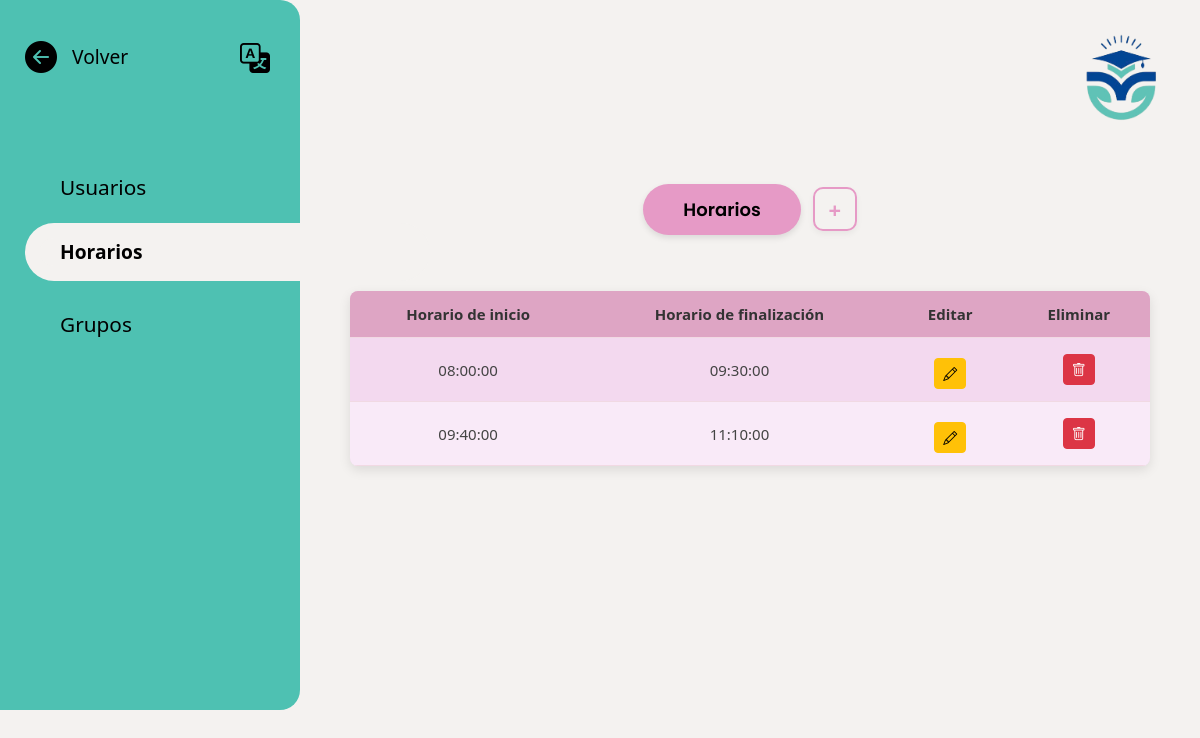
Screenshot of /users/secretario/horario/horario-secretario.php with the database file from the repository.
### tables this page shows
CREATE TABLE horario_clase (
    id_horario_clase int PRIMARY KEY NOT NULL AUTO_INCREMENT,
    hora_inicio time NOT NULL,
    hora_fin time NOT NULL,
    id_secretario int NOT NULL
);

### users/secretario/horario/horario-secretario.php (the view, shortened to what this page needs)
<?php
$con = conectar_bd();
$resultadoHorarios = $con->query("SELECT id_horario_clase, hora_inicio, hora_fin FROM horario_clase");
?>
<!DOCTYPE html>
<html lang="es">
<head>
  <link href="https://cdn.jsdelivr.net/npm/bootstrap@5.3.2/dist/css/bootstrap.min.css" rel="stylesheet"/>
  <link href="https://cdn.jsdelivr.net/npm/bootstrap-icons@1.10.5/font/bootstrap-icons.css" rel="stylesheet">
  <link rel="stylesheet" href="/css/style.css">
</head>
<body>
<div class="container-fluid">
  <div class="row">
    <div class="col-md-3 barra-lateral d-none d-md-flex">
      <div class="volverGeneral">
        <div class="volver">
          <a href="../secretario-bienvenida.php"><i class="bi bi-arrow-left-circle-fill icono-volver"></i></a>
          <a href="../secretario-bienvenida.php">Volver</a>
        </div>
        <i class="bi bi-translate traductor-menu"></i>
      </div>
      <a href="../usuario/secretario-usuario.php" class="nav-opciones">Usuarios</a>
      <a href="../horario/horario-secretario.php" class="fw-semibold seleccionado mb-2">Horarios</a>
      <a href="../grupo/secretario-grupo.php" class="nav-opciones">Grupos</a>
    </div>
    <main class="col-md-9 principal">
      <img src="/img/logo.png" alt="Logo" class="logo">
      <div class="bloque-agregar">
        <button class="etiqueta">Horarios</button>
        <button class="agregar" data-bs-toggle="modal" data-bs-target="#modalHorario" onclick="document.getElementById('accionHorario').value='insertar';">
          +
        </button>
      </div>
      <table class="tabla-horarios-secretario">
        <thead>
          <tr>
            <th>Horario de inicio</th>
            <th>Horario de finalización</th>
            <th>Editar</th>
            <th>Eliminar</th>
          </tr>
        </thead>
        <tbody>
          <?php while($filaHorario = $resultadoHorarios->fetch_assoc()): ?>
          <tr>
            <td><?= htmlspecialchars($filaHorario['hora_inicio'], ENT_QUOTES) ?></td>
            <td><?= htmlspecialchars($filaHorario['hora_fin'], ENT_QUOTES) ?></td>
            <td>
            <div class="mt-2">
              <button class="btn btn-warning btn-sm" data-bs-toggle="modal" data-bs-target="#modalHorario"
                onclick="cargarEditarHorario(
                  '<?php echo $filaHorario['id_horario_clase'] ?>',
                  '<?= $filaHorario['hora_inicio'] ?>',
                  '<?= $filaHorario['hora_fin'] ?>',
                )"><i class="bi bi-pencil"></i></button>
            </td> </div>
            <div class="mt-2">
            <td>
              <form id="formEliminar<?php echo $filaHorario['id_horario_clase'];?>" method="POST" style="display:inline;" >
                  <button type="button"
                        class="btn btn-sm btn-danger eliminar-horario-btn"
                        data-id="<?php echo $filaHorario['id_horario_clase'] ?>"><i class="bi bi-trash"></i>
                  </button>
              </form>
            </td></div>
          <?php endwhile; ?>
</body>
</html>

### css/style.css (style rules this page uses)
:root { --color-fondo: #f4f2f0; --color-barra-lateral: #4ec1b2; --color-estudiante: #6a98e3; --color-adscripto: #61dcb1; --color-docente: #F4B97D; --color-secretaria: #DEA5C4; }
body { font-family: 'Segoe UI', sans-serif; background-color: var(--color-fondo); padding: 0px; margin: 0px; }
a { text-decoration: none; }
.barra-lateral { background-color: var(--color-barra-lateral); height: 710px; border-top-right-radius: 20px; border-bottom-right-radius: 20px; padding: 30px 25px; color: black; display: flex; flex-direction: column; gap: 1.2rem; }
.volverGeneral { display: flex; align-items: baseline; justify-content: space-between; gap: 10px; font-size: 1.2rem; color: black; text-decoration: none; margin-bottom: 40px; font-weight: 500; }
.volver { display: flex; align-items: center; justify-content: space-around; gap: 15px; margin-bottom: 2rem; }
.icono-volver { font-size: 2rem; }
.volver a { color: black; }
.nav-opciones { display: flex; font-size: 1.3rem; color: black; border: none; background-color: transparent; text-align: left; padding: 0 35px; }
.seleccionado { display: flex; font-size: 1.2rem; border-style: solid; border-color: var(--color-fondo); border-width: 15px 350px 15px 15px; border-radius: 40px 40px 40px 40px; background-color: var(--color-fondo); color: black; padding: 0 20px; }
.seleccionado, .nav-opciones { white-space: nowrap; }
.logo { position: absolute; top: 30px; right: 30px; width: 100px; }
.traductor-menu { margin: 5px; font-size: 30px; cursor: pointer; }
.principal { height: 650px; display: flex; align-items: center; flex-direction: column; position: relative; text-align: center; justify-content: center; }
.tabla-horarios-secretario { width: 100%; max-width: 800px; border-collapse: collapse; background-color: #f3d9ef; border-radius: 8px; overflow: hidden; }
.tabla-horarios-secretario th { background-color: var(--color-secretaria); }
.tabla-horarios-secretario tbody tr:nth-child(even) { background-color: #f9eaf8; }
table { width: 80%; margin: 20px auto; background: #fffafc; color: #444; overflow: hidden; box-shadow: 0 4px 12px rgba(0,0,0,0.1); font-size: 15px; }
table th, table td { padding: 12px 15px; text-align: center; border-bottom: 1px solid #f1d9e3; }
table th { background: var(--color-estudiante); color: #333; font-weight: bold; }
table tr:nth-child(even) { background: #e2e8e6; }
.bloque-agregar { display: flex; align-items: center; gap: 12px; margin: 20px 0; justify-content: center; }
.bloque-agregar .etiqueta { background: #e69ac6; color: #000; border: none; padding: 12px 40px; border-radius: 50px; font-size: 18px; font-weight: 600; font-family: 'Poppins', sans-serif; box-shadow: 0 3px 6px rgba(0,0,0,0.1); transition: all 0.3s; }
.bloque-agregar .agregar { width: 44px; height: 44px; border: 2px solid #e69ac6; color: #e69ac6; font-size: 22px; font-weight: bold; border-radius: 10px; background: transparent; cursor: pointer; box-shadow: 0 3px 6px rgba(0,0,0,0.05); transition: all 0.3s; }

### rows the page displays
horario_clase: hora_inicio "08:00:00", hora_fin "09:30:00"
horario_clase: hora_inicio "09:40:00", hora_fin "11:10:00"
